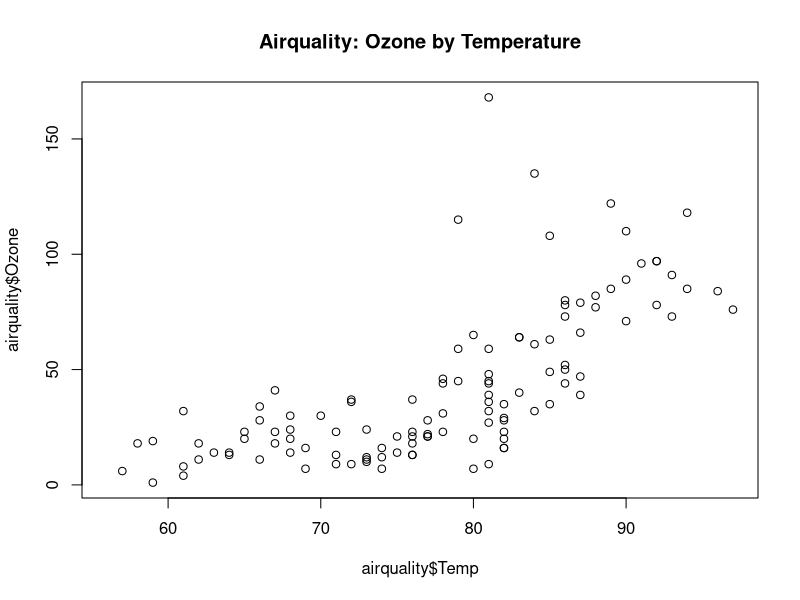

Source code (R):
## ---- chunk 1
knitr::opts_chunk$set(echo = FALSE)
## ---- chunk 2
data("airquality")
knitr::kable(head(airquality), 
                      caption = "Top of the Air Quality Dataset")
## ---- chunk 3
plot(airquality$Temp, airquality$Ozone,  
        main="Airquality: Ozone by Temperature")

